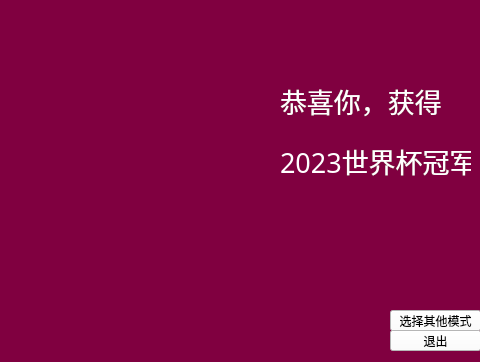
<?xml version="1.0" encoding="UTF-8"?>
<ui version="4.0">
 <class>succezha</class>
 <widget class="QWidget" name="succezha">
  <property name="geometry">
   <rect>
    <x>0</x>
    <y>0</y>
    <width>480</width>
    <height>362</height>
   </rect>
  </property>
  <property name="windowTitle">
   <string>Form</string>
  </property>
  <property name="styleSheet">
   <string notr="true">background-color:rgb(128, 0, 64);</string>
  </property>
  <widget class="QLabel" name="label">
   <property name="geometry">
    <rect>
     <x>-330</x>
     <y>-70</y>
     <width>801</width>
     <height>471</height>
    </rect>
   </property>
   <property name="text">
    <string>&lt;html&gt;&lt;head/&gt;&lt;body&gt;&lt;p&gt;&lt;img src=&quot;:/WechatIMG589.png&quot;/&gt;&lt;/p&gt;&lt;/body&gt;&lt;/html&gt;</string>
   </property>
  </widget>
  <widget class="QLabel" name="label_2">
   <property name="geometry">
    <rect>
     <x>280</x>
     <y>70</y>
     <width>191</width>
     <height>61</height>
    </rect>
   </property>
   <property name="font">
    <font>
     <family>Hiragino Kaku Gothic StdN</family>
     <pointsize>20</pointsize>
    </font>
   </property>
   <property name="styleSheet">
    <string notr="true">color: rgb(255, 255, 255);</string>
   </property>
   <property name="text">
    <string>恭喜你，获得</string>
   </property>
  </widget>
  <widget class="QLabel" name="label_3">
   <property name="geometry">
    <rect>
     <x>280</x>
     <y>130</y>
     <width>191</width>
     <height>61</height>
    </rect>
   </property>
   <property name="font">
    <font>
     <family>Hiragino Kaku Gothic StdN</family>
     <pointsize>20</pointsize>
    </font>
   </property>
   <property name="styleSheet">
    <string notr="true">color: rgb(255, 255, 255);</string>
   </property>
   <property name="text">
    <string>2023世界杯冠军</string>
   </property>
  </widget>
  <widget class="QPushButton" name="pushButton">
   <property name="geometry">
    <rect>
     <x>390</x>
     <y>330</y>
     <width>91</width>
     <height>21</height>
    </rect>
   </property>
   <property name="font">
    <font>
     <pointsize>9</pointsize>
    </font>
   </property>
   <property name="styleSheet">
    <string notr="true">background-color: rgb(255, 255, 255);</string>
   </property>
   <property name="text">
    <string>退出</string>
   </property>
  </widget>
  <widget class="QPushButton" name="pushButton_2">
   <property name="geometry">
    <rect>
     <x>390</x>
     <y>310</y>
     <width>91</width>
     <height>21</height>
    </rect>
   </property>
   <property name="font">
    <font>
     <pointsize>9</pointsize>
    </font>
   </property>
   <property name="styleSheet">
    <string notr="true">background-color: rgb(255, 255, 255);</string>
   </property>
   <property name="text">
    <string>选择其他模式</string>
   </property>
  </widget>
 </widget>
 <resources/>
 <connections/>
</ui>
